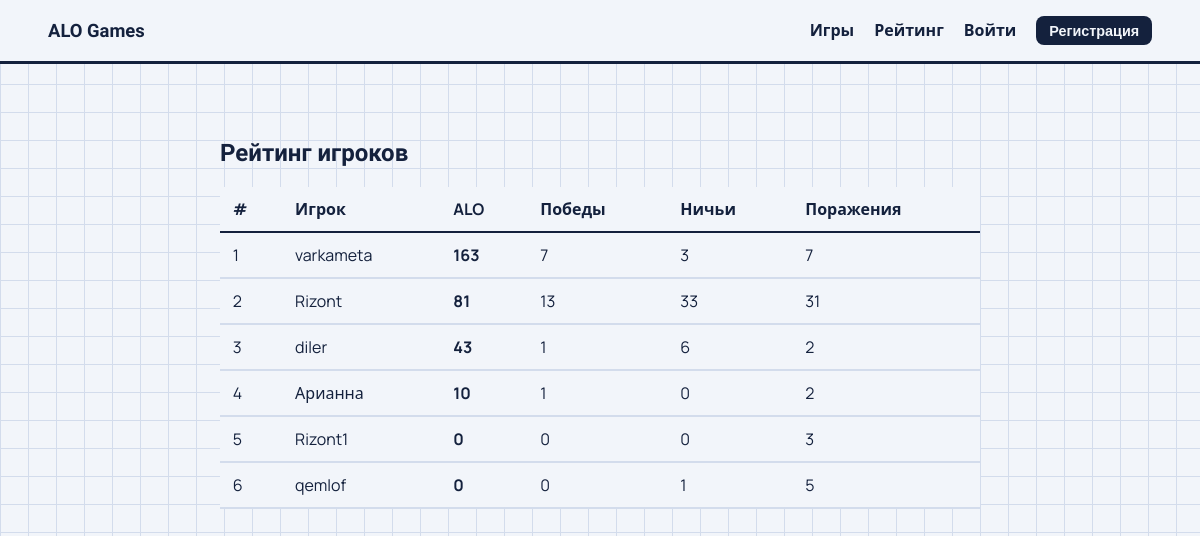
The app's page /leaderboard with its own data.
### app/database.py (models this page shows)
class Base(DeclarativeBase):
    pass

class User(Base):
    __tablename__ = "users"
    id: Mapped[int] = mapped_column(primary_key=True)
    username: Mapped[str] = mapped_column(String(20), unique=True, index=True)
    password_hash: Mapped[str] = mapped_column(String(200))
    alo: Mapped[int] = mapped_column(default=0, index=True)
    wins: Mapped[int] = mapped_column(default=0)
    draws: Mapped[int] = mapped_column(default=0)
    losses: Mapped[int] = mapped_column(default=0)

### app/main.py (the view)
@app.get("/leaderboard")
def leaderboard(request: Request):
    with SessionLocal() as db:
        players = db.scalars(select(User).order_by(User.alo.desc(), User.wins.desc(), User.id).limit(50)).all()
    return render(request, "leaderboard.html", players=players)

### app/templates/leaderboard.html (shortened to what this page needs)
{% extends "base.html" %}
{% block content %}
<section class="narrow wide">
  <h1>Рейтинг игроков</h1>
  {% if players %}
  <div class="scroll">
    <table>
      <thead><tr><th>#</th><th>Игрок</th><th>ALO</th><th>Победы</th><th>Ничьи</th><th>Поражения</th></tr></thead>
      <tbody>
      {% for p in players %}
        <tr {% if user and user.id == p.id %}class="me"{% endif %}>
          <td>{{ loop.index }}</td><td>{{ p.username }}</td><td><b>{{ p.alo }}</b></td>
          <td>{{ p.wins }}</td><td>{{ p.draws }}</td><td>{{ p.losses }}</td>
        </tr>
      {% endfor %}
      </tbody>
    </table>
  </div>
  {% else %}
    <p class="muted">Пока никого нет. <a href="/register">Зарегистрируйся</a> и сыграй первую партию.</p>
  {% endif %}
</section>
{% endblock %}

### app/templates/base.html (shortened to what this page needs)
<!doctype html>
<html lang="ru">
<head>
  <link rel="stylesheet" href="/static/style.css">
</head>
<body>
  <header class="top">
    <a class="brand" href="/">ALO Games</a>
    <nav>
      <a href="/">Игры</a>
      <a href="/leaderboard">Рейтинг</a>
      {% if user %}
        <span class="chip"><b>{{ user.alo }}</b> ALO · {{ user.username }}</span>
        <a href="/logout">Выйти</a>
      {% else %}
        <a href="/login">Войти</a>
        <a class="btn small" href="/register">Регистрация</a>
      {% endif %}
    </nav>
  </header>
  <main>{% block content %}{% endblock %}</main>
</body>
</html>

### app/static/style.css (style rules this page uses)
:root { --paper: #f2f5fa; --ink: #14213d; --line: #d3dcec; --muted: #5a6785; --x: #d8432b; --o: #1b7f8c; --gold: #f0b429; color-scheme: light; }
* { box-sizing: border-box; }
body { margin: 0; color: var(--ink); background-color: var(--paper); background-image: linear-gradient(var(--line) 1px, transparent 1px), linear-gradient(90deg, var(--line) 1px, transparent 1px); background-size: 28px 28px; font: 400 1rem/1.55 "Manrope", system-ui, sans-serif; min-height: 100vh; }
h1, h2, .brand { font-family: "Unbounded", "Manrope", sans-serif; line-height: 1.15; }
a { color: inherit; }
.top { display: flex; flex-wrap: wrap; gap: .75rem 1.5rem; align-items: center; justify-content: space-between; padding: 1rem clamp(1rem, 4vw, 3rem); background: var(--paper); border-bottom: 3px solid var(--ink); }
.brand { font-weight: 800; text-decoration: none; font-size: 1.15rem; }
nav { display: flex; flex-wrap: wrap; gap: .5rem 1.25rem; align-items: center; font-weight: 600; }
nav a { text-decoration: none; }
main { padding: clamp(1.5rem, 5vw, 3.5rem) clamp(1rem, 4vw, 3rem); max-width: 1000px; margin: 0 auto; }
.btn { display: inline-block; font: 800 1rem "Manrope", sans-serif; background: var(--ink); color: var(--paper); border: 0; border-radius: 8px; padding: .7rem 1.3rem; cursor: pointer; text-decoration: none; }
.btn.small { padding: .3rem .8rem; font-size: .9rem; }
.narrow { max-width: 420px; margin: 0 auto; }
.narrow.wide { max-width: 760px; }
.scroll { overflow-x: auto; }
table { width: 100%; border-collapse: collapse; background: var(--paper); }
th, td { padding: .6rem .8rem; text-align: left; border-bottom: 2px solid var(--line); }
th { border-bottom-color: var(--ink); }

### records on screen
User: username "varkameta", alo "163", wins "7", draws "3", losses "7"
User: username "Rizont", alo "81", wins "13", draws "33", losses "31"
User: username "diler", alo "43", wins "1", draws "6", losses "2"
User: username "Арианна", alo "10", wins "1", draws "0", losses "2"
User: username "Rizont1", alo "0", wins "0", draws "0", losses "3"
User: username "qemlof", alo "0", wins "0", draws "1", losses "5"
